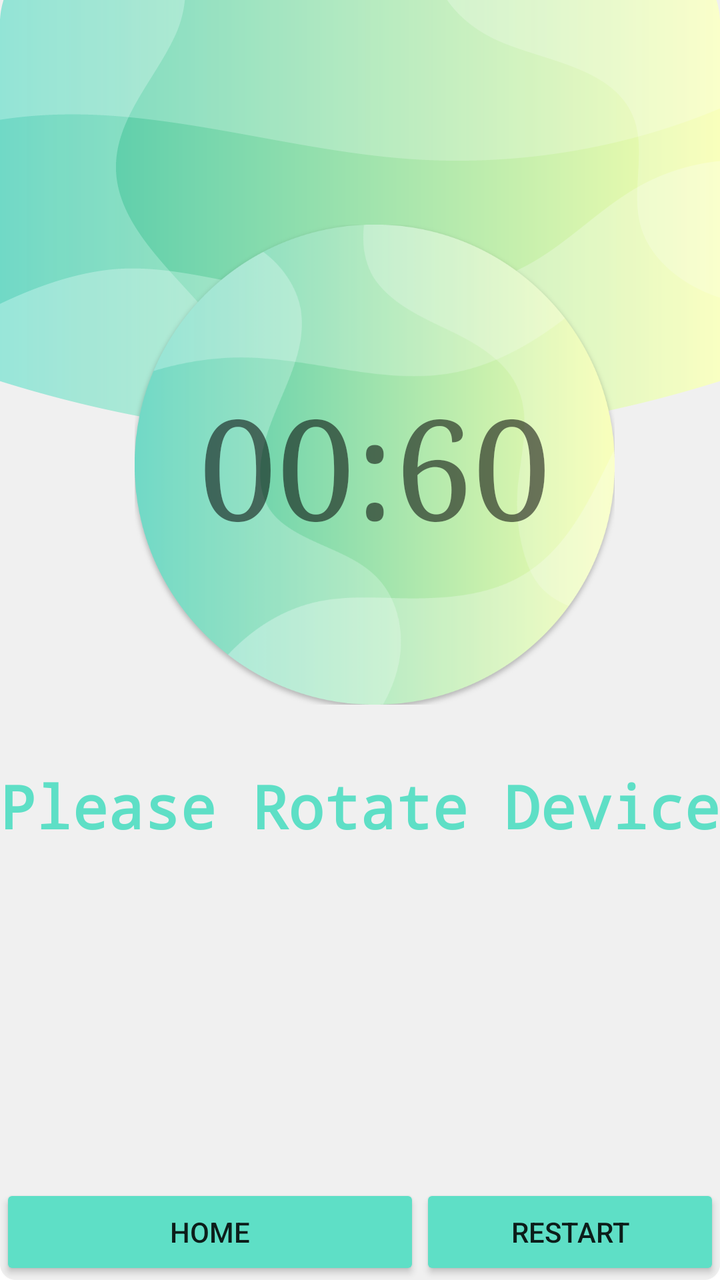
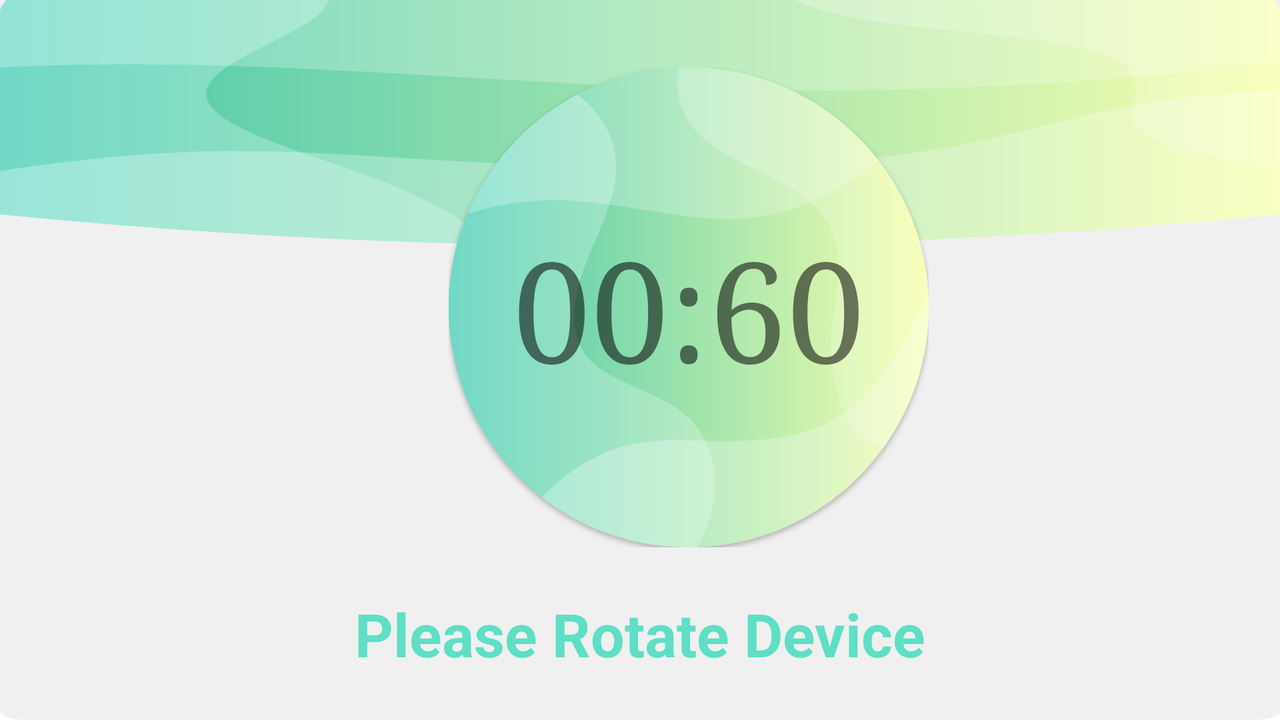

The same Android screen from two of the app's own layout files: first res/layout/ as a phone draws it, then the repository's variant for another configuration, drawn on a device whose configuration selects that folder. Both files follow.
<!-- AndroidManifest.xml: application theme Theme.HeadUp_game -->
<!-- res/layout/activity_game.xml -->
<?xml version="1.0" encoding="utf-8"?>
<androidx.constraintlayout.widget.ConstraintLayout xmlns:android="http://schemas.android.com/apk/res/android"
    xmlns:app="http://schemas.android.com/apk/res-auto"
    xmlns:tools="http://schemas.android.com/tools"
    android:layout_width="match_parent"
    android:layout_height="match_parent"
    android:id="@+id/mainLayout"
    android:background="@drawable/headup_game_backg"
    tools:context=".GameActivity">


    <TextView
        android:id="@+id/nameTv"
        android:layout_width="match_parent"
        android:layout_height="wrap_content"
        android:gravity="center"
        android:text="name"
        android:textSize="40dp"
        android:textStyle="bold"
        android:visibility="invisible"
        app:layout_constraintBottom_toTopOf="@+id/bodyTv"
        app:layout_constraintEnd_toEndOf="parent"
        app:layout_constraintHorizontal_bias="0.0"
        app:layout_constraintStart_toStartOf="parent"
        app:layout_constraintTop_toTopOf="parent"
        app:layout_constraintVertical_bias="0.277" />

    <FrameLayout
        android:id="@+id/frameLayout"
        android:layout_width="240dp"
        android:layout_height="240dp"
        android:layout_gravity="center"
        app:layout_constraintBottom_toBottomOf="parent"
        app:layout_constraintEnd_toEndOf="parent"
        app:layout_constraintHorizontal_bias="0.561"
        app:layout_constraintStart_toStartOf="parent"
        app:layout_constraintTop_toTopOf="parent"
        app:layout_constraintVertical_bias="0.281"
        android:visibility="visible"
        >

        <ImageView
            android:layout_width="240dp"
            android:layout_height="240dp"
            android:src="@drawable/circle_green" />

        <TextView
            android:id="@+id/timerTv"
            android:layout_width="wrap_content"
            android:layout_height="wrap_content"
            android:layout_gravity="center"
            android:fontFamily="serif"
            android:text="00:60"
            android:textSize="70dp" />
    </FrameLayout>

    <FrameLayout
        android:id="@+id/landSframeLayout"
        android:layout_width="110dp"
        android:layout_height="110dp"
        android:layout_gravity="center"
        app:layout_constraintBottom_toBottomOf="parent"
        app:layout_constraintEnd_toEndOf="parent"
        app:layout_constraintHorizontal_bias="0.896"
        app:layout_constraintStart_toStartOf="parent"
        app:layout_constraintTop_toTopOf="parent"
        app:layout_constraintVertical_bias="0.209"
        android:visibility="invisible"
        >

        <ImageView
            android:layout_width="110dp"
            android:layout_height="110dp"
            android:src="@drawable/circle_green" />

        <TextView
            android:id="@+id/landSTimerTv"
            android:layout_width="wrap_content"
            android:layout_height="wrap_content"
            android:layout_gravity="center"
            android:fontFamily="serif"
            android:text="00:60"
            android:textSize="34sp" />

    </FrameLayout>


    <TextView
        android:id="@+id/bodyTv"
        android:layout_width="wrap_content"
        android:layout_height="wrap_content"
        android:fontFamily="monospace"
        android:text="Please Rotate Device"
        android:textAlignment="center"
        android:textColor="@color/lightgreen"
        android:textSize="30sp"

        android:textStyle="bold"
        app:layout_constraintBottom_toBottomOf="parent"
        app:layout_constraintEnd_toEndOf="parent"
        app:layout_constraintStart_toStartOf="parent"
        app:layout_constraintTop_toTopOf="parent"
        app:layout_constraintVertical_bias="0.638" />


    <LinearLayout
        android:id="@+id/buttonsLayout"
        android:layout_width="match_parent"
        android:layout_height="wrap_content"
        app:layout_constraintBottom_toBottomOf="parent"
        android:visibility="visible"
        >

        <androidx.appcompat.widget.AppCompatButton
            android:id="@+id/homeBtn"
            android:layout_width="210dp"
            android:layout_height="match_parent"
            android:backgroundTint="@color/lightgreen"
            android:text="HOME" />

        <androidx.appcompat.widget.AppCompatButton
            android:id="@+id/restartBtn"
            android:layout_width="match_parent"
            android:layout_height="match_parent"
            android:backgroundTint="@color/lightgreen"
            android:text="restart" />

    </LinearLayout>

</androidx.constraintlayout.widget.ConstraintLayout>
<!-- resources referenced by this layout -->
<resources>
  <color name="lightgreen">#5EDFC6</color>
  <!-- drawable circle_green: png bitmap (drawable, 63855 bytes) -->
  <!-- drawable headup_game_backg: png bitmap (drawable, 30476 bytes) -->
  <style name="Theme.HeadUp_game" parent="Theme.MaterialComponents.DayNight.NoActionBar">
          
          <item name="colorPrimary">@color/purple_500</item>
          <item name="colorPrimaryVariant">@color/dark_gray</item>
          <item name="colorOnPrimary">@color/white</item>
          
          <item name="colorSecondary">@color/teal_200</item>
          <item name="colorSecondaryVariant">@color/teal_700</item>
          <item name="colorOnSecondary">@color/black</item>
          
          <item name="android:statusBarColor" tools:targetApi="l">?attr/colorPrimaryVariant</item>
          
      </style>
  <color name="purple_500">#FF6200EE</color>
  <color name="dark_gray">#D6D7D8</color>
  <color name="white">#FFFFFFFF</color>
  <color name="teal_200">#FF03DAC5</color>
  <color name="teal_700">#FF018786</color>
  <color name="black">#FF000000</color>
</resources>
<!-- res/layout-land/activity_game.xml (the repository's variant of the layout above) -->
<!-- drawn on the phone turned sideways -->
<?xml version="1.0" encoding="utf-8"?>
<androidx.constraintlayout.widget.ConstraintLayout xmlns:android="http://schemas.android.com/apk/res/android"
    xmlns:app="http://schemas.android.com/apk/res-auto"
    xmlns:tools="http://schemas.android.com/tools"
    android:layout_width="match_parent"
    android:layout_height="match_parent"
    android:background="@drawable/headup_game_backg"
    tools:context=".GameActivity">

    <FrameLayout
        android:id="@+id/frameLayout"
        android:layout_width="240dp"
        android:layout_height="240dp"
        android:layout_gravity="center"
        app:layout_constraintBottom_toBottomOf="parent"
        app:layout_constraintEnd_toEndOf="parent"
        app:layout_constraintHorizontal_bias="0.561"
        app:layout_constraintStart_toStartOf="parent"
        app:layout_constraintTop_toTopOf="parent"
        app:layout_constraintVertical_bias="0.281" >

        <ImageView
            android:layout_width="240dp"
            android:layout_height="240dp"
            android:src="@drawable/circle_green" />

        <TextView
            android:id="@+id/timerTv"
            android:layout_width="wrap_content"
            android:layout_height="wrap_content"
            android:layout_gravity="center"
            android:fontFamily="serif"
            android:text="00:60"
            android:textSize="70dp" />
    </FrameLayout>

    <TextView
        android:layout_width="wrap_content"
        android:layout_height="wrap_content"
        android:text="Please Rotate Device"
        android:textSize="30sp"
        android:textColor="@color/lightgreen"
        android:textStyle="bold"
        app:layout_constraintBottom_toBottomOf="parent"
        app:layout_constraintEnd_toEndOf="parent"
        app:layout_constraintStart_toStartOf="parent"
        app:layout_constraintTop_toBottomOf="@+id/frameLayout" />


</androidx.constraintlayout.widget.ConstraintLayout>
